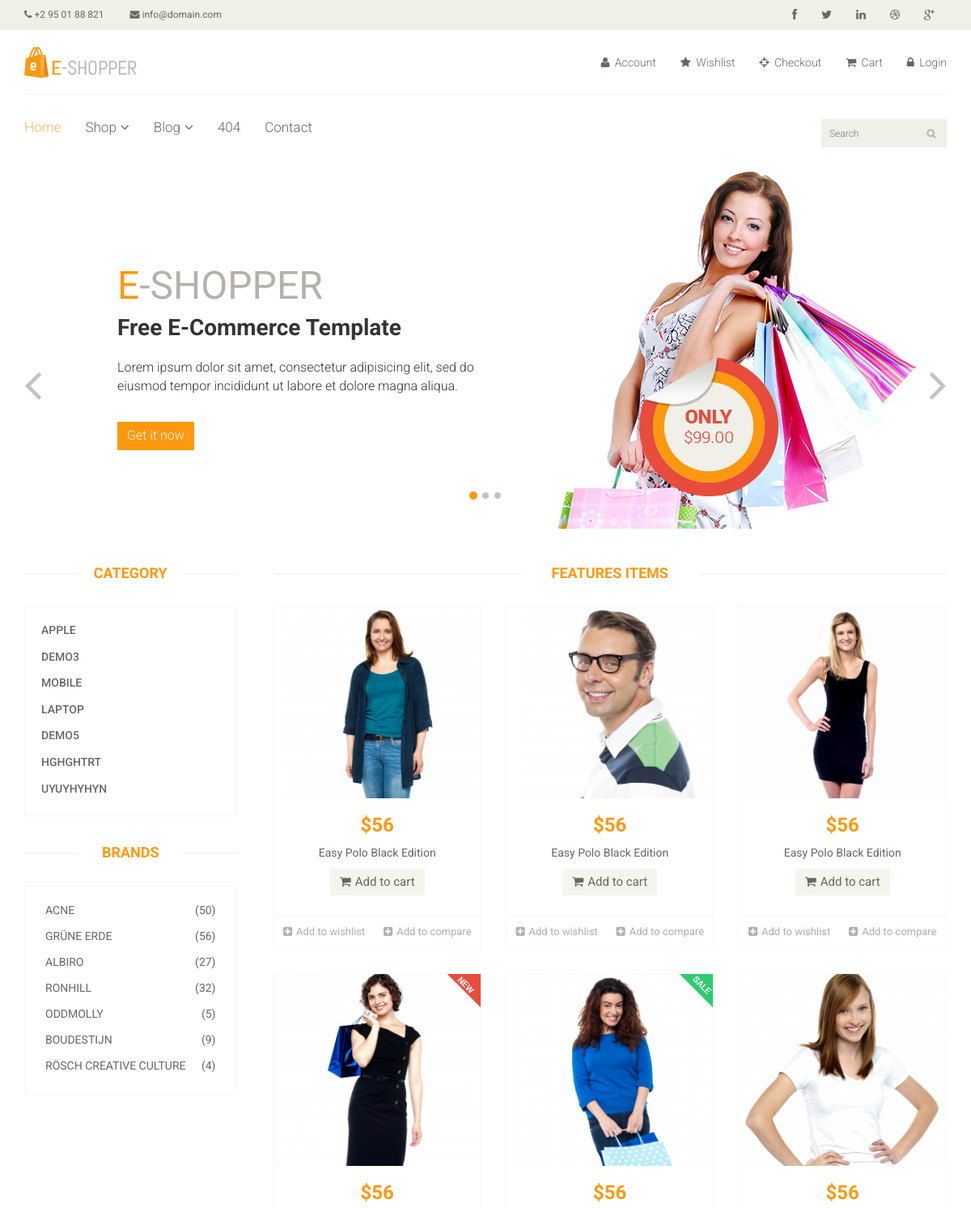
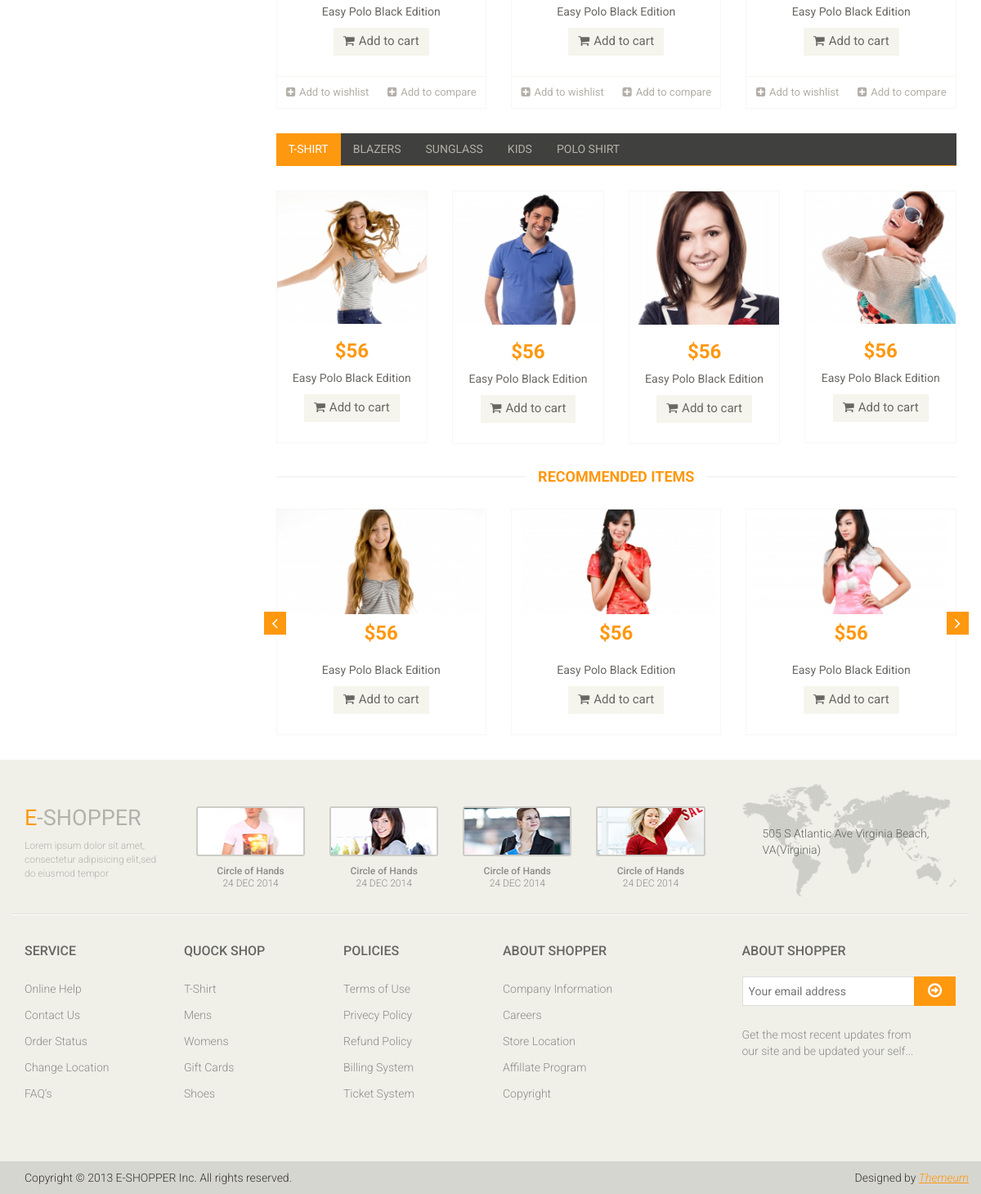
The page / on the database its author committed (2 pictures, top to bottom).
### tables this page shows
CREATE TABLE IF NOT EXISTS `categories` (
  `id` int(10) UNSIGNED NOT NULL AUTO_INCREMENT,
  `name` varchar(255) DEFAULT NULL,
  `created_at` timestamp NULL DEFAULT NULL,
  `updated_at` timestamp NULL DEFAULT NULL,
  PRIMARY KEY (`id`)
);

### Views/frontend/home.php (the view, shortened to what the rows shown need)
<?php
require 'Views/frontend/partitions/header.php';
require 'Views/frontend/partitions/slider.php';
?>
<section>
    <div class="container">
        <div class="row">
            <div class="col-sm-3">
                <div class="left-sidebar">
                    <h2>Category</h2>
                    <div class="panel-group category-products" id="accordian">
                        <?php foreach ($categories as $category){ ?>
                        <div class="panel panel-default">
                            <div class="panel-heading">
                                <h4 class="panel-title"><a href="index.php?controller=category"><?= $category['name'] ?></a></h4>
                            </div>
                        </div>
                        <?php } ?>
                    </div>
                    <div class="brands_products">
                        <h2>Brands</h2>
                    </div>
                </div>
            </div>
            <div class="col-sm-9 padding-right">
                <div class="features_items">
                    <h2 class="title text-center">Features Items</h2>
                    <div class="col-sm-4">
                        <div class="product-image-wrapper">
                            <div class="single-products">
                                <div class="productinfo text-center">
                                    <h2>$56</h2>
                                </div>
                            </div>
                        </div>
                    </div>
                    <div class="col-sm-4">
                        <div class="product-image-wrapper">
                            <div class="single-products">
                                <div class="productinfo text-center">
                                    <h2>$56</h2>
                                </div>
                            </div>
                        </div>
                    </div>
                    <div class="col-sm-4">
                        <div class="product-image-wrapper">
                            <div class="single-products">
                                <div class="productinfo text-center">
                                    <h2>$56</h2>
                                </div>
                            </div>
                        </div>
                    </div>
                    <div class="col-sm-4">
                        <div class="product-image-wrapper">
                            <div class="single-products">
                                <div class="productinfo text-center">
                                    <h2>$56</h2>
                                </div>
                            </div>
                        </div>
                    </div>
                    <div class="col-sm-4">
                        <div class="product-image-wrapper">
                            <div class="single-products">
                                <div class="productinfo text-center">
                                    <h2>$56</h2>
                                </div>
                            </div>
                        </div>
                    </div>
                    <div class="col-sm-4">
                        <div class="product-image-wrapper">
                            <div class="single-products">
                                <div class="productinfo text-center">
                                    <h2>$56</h2>
                                </div>
                            </div>
                        </div>
                    </div>
                </div>
                <div class="category-tab">
                    <div class="tab-content">
                        <div class="tab-pane fade active in" id="tshirt" >
                            <div class="col-sm-3">
                                <div class="product-image-wrapper">
                                    <div class="single-products">
                                        <div class="productinfo text-center">
                                            <h2>$56</h2>
                                        </div>
                                    </div>
                                </div>
                            </div>
                            <div class="col-sm-3">
                                <div class="product-image-wrapper">
                                    <div class="single-products">
                                        <div class="productinfo text-center">
                                            <h2>$56</h2>
                                        </div>
                                    </div>
                                </div>
                            </div>
                            <div class="col-sm-3">
                                <div class="product-image-wrapper">
                                    <div class="single-products">
                                        <div class="productinfo text-center">
                                            <h2>$56</h2>
                                        </div>
                                    </div>
                                </div>
                            </div>
                            <div class="col-sm-3">
                                <div class="product-image-wrapper">
                                    <div class="single-products">
                                        <div class="productinfo text-center">
                                            <h2>$56</h2>
                                        </div>
                                    </div>
                                </div>
                            </div>
                        </div>
                    </div>
                </div>
                <div class="recommended_items">
                    <h2 class="title text-center">recommended items</h2>
                    <div id="recommended-item-carousel" class="carousel slide" data-ride="carousel">
                        <div class="carousel-inner">
                            <div class="item active">
                                <div class="col-sm-4">
                                    <div class="product-image-wrapper">
                                        <div class="single-products">
                                            <div class="productinfo text-center">
                                                <h2>$56</h2>
                                            </div>
                                        </div>
                                    </div>
                                </div>
                                <div class="col-sm-4">
                                    <div class="product-image-wrapper">
                                        <div class="single-products">
                                            <div class="productinfo text-center">
                                                <h2>$56</h2>
                                            </div>
                                        </div>
                                    </div>
                                </div>
                                <div class="col-sm-4">
                                    <div class="product-image-wrapper">
                                        <div class="single-products">
                                            <div class="productinfo text-center">
                                                <h2>$56</h2>
                                            </div>
                                        </div>
                                    </div>
                                </div>
                            </div>
                        </div>
                    </div>
                </div>
            </div>
        </div>
    </div>
</section>
<?php
require 'Views/frontend/partitions/footer.php';
?>

### rows shown on the page
categories: name "APPLE"
categories: name "DEMO3"
categories: name "MOBILE"
categories: name "LAPTOP"
categories: name "DEMO5"
categories: name "HGHGHTRT"
categories: name "UYUYHYHYN"
